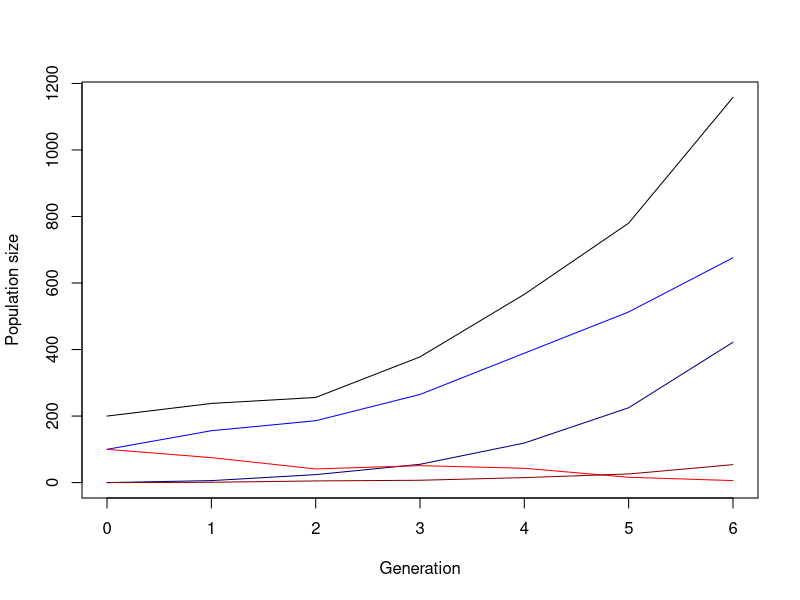

Write the R code that produced this figure. (Note: this script raises an error after producing the figure.)
## ---- chunk 1
simulate_one_gen <- function(N_wd, N_wb, N_sd, N_sb, decay_rate_wm, decay_rate_sm, s_wm, s_sm, m_rate_wm, m_rate_sm) {
  # draw offspring according to Poisson distribution
  offsp_wd <- rpois(1, N_wd * (1-decay_rate_wm-s_wm))
  offsp_wb <- rpois(1, N_wb * (1-decay_rate_wm+s_wm))
  offsp_sd <- rpois(1, N_sd * (1-decay_rate_sm-s_sm))
  offsp_sb <- rpois(1, N_sb * (1-decay_rate_sm+s_sm))
  # draw new mutants according to Poisson distribution
  mut_wd_to_wb <- rpois(1, offsp_wd * m_rate_wm)
  mut_sd_to_sb <- rpois(1, offsp_sd * m_rate_sm)
  mut_wb_to_wd <- rpois(1, offsp_wb * m_rate_wm)
  mut_sb_to_sd <- rpois(1, offsp_sb * m_rate_sm)
  
  # determine new population sizes of wild type and mutant
  N_wd_new <- max(offsp_wd - mut_wd_to_wb, 0)+(offsp_wd + mut_wb_to_wd)
  N_wb_new <- max(offsp_wb - mut_wb_to_wd, 0)+(offsp_wb + mut_wd_to_wb)
  N_sd_new <- max(offsp_sd - mut_sd_to_sb, 0)+(offsp_sd + mut_sb_to_sd)
  N_sb_new <- max(offsp_sb - mut_sb_to_sd, 0)+(offsp_sb + mut_sd_to_sb)
  
 return(c(N_wd_new, N_wb_new, N_sd_new, N_sb_new))
}
# Test the function
print(simulate_one_gen(N_wd=50, N_wb=0, N_sd=50, N_sb=0, decay_rate_wm=0.1, decay_rate_sm=0.2, s_wm=0.2, s_sm=0.4, m_rate_wm=0.1, m_rate_sm=0.1))
## ---- chunk 2
max_gen=1000
simulate_pop <- function(init_wd, init_wb,  init_sd, init_sb, decay_rate_wm, decay_rate_sm, s_wm, s_sm, m_rate_wm, m_rate_sm, max_gen) {
  # Create the vector in which to save the results
  pop_vector <- c(init_wd,init_wb, init_sd, init_wb)
  # initiate the variables
  pop_new <- c(init_wd, init_wb, init_sd, init_sb)
  
  # run the simulation until generation t_max
  for (i in 1:max_gen+1) {
    # redefine the current population one generation later
    pop_new <- simulate_one_gen(pop_new[1],pop_new[2],pop_new[3],pop_new[4], decay_rate_wm, decay_rate_sm, s_wm, s_sm, m_rate_wm, m_rate_sm)
    # add the new population sizes to the output vector
    pop_vector <- rbind(pop_vector,pop_new)
    # condition to stop the simulation before t_max: either the population exceeds 1.5 times the original population size, or it goes extinct
    if (pop_new[1]+pop_new[2]+pop_new[3]+pop_new[4]>=5*(init_wd+init_wb+ init_sd+init_sb) |                          pop_new[1]+pop_new[2]+pop_new[3]+pop_new[4]==0) break
}
  
  # define the row and column names of the output vector
  rownames(pop_vector) <- (0:max_gen)[1:length(pop_vector[,1])] # note that the vector has to be cut if the simulation stopped early
  colnames(pop_vector) <- c("wd","wb", "sd", "sb")
  # return the result
  return(pop_vector)	
}


# Test the function and plot the result
# set t_max to a value to be used througout
max_gen <- 1000
# create your simulation data
output <- simulate_pop(init_wd=100, init_wb=0,  init_sd=100, init_sb=0, decay_rate_wm=0.2, decay_rate_sm=0.4, s_wm=0.1, s_sm=0.2, m_rate_wm=0.1, m_rate_sm=0.1,max_gen)
# show the last few lines of the data table
print(tail(output))
# plot the output - note that the plot range and the x axis have to be adjusted based on the length of the table
# determine x axis range 
x_range <- 0:(length(output[,1])-1)
# this plots the total population size
plot(x_range,output[,1]+output[,2]+output[ ,3]+output[ ,4],type='l',ylim=c(0,max(output[,1]+output[,2]+output[ ,3]+output[ ,4])),xlab =  "Generation",ylab = "Population size")
# add number of wd individuals
lines(x_range,output[,1], col="blue")
# add number of wb individuals
lines(x_range,output[,2], col="navyblue")
# add number of sd individuals
lines(x_range,output[,3], col="red")
# add number of sb individuals
lines(x_range,output[,4], col="darkred")
## ---- chunk 3
# set some parameters to fixed values
init_wm <- 100
init_sm <- 0
m_rate_wm <- 0.001
m_rate_sm <- 0.001
decay_rate_wm <- 0.1
decay_rate_sm <- 0.6
s_wm <- 0.2
s_sm <- 0.8
max_gen <- 1000
# determine how often to run the simulation for each set of parameters
no_replicates <- 100

# set parameters to vary
s_values <- c(0.2,0.3,0.4)
r_values <- c(0.05,0.1,0.15)

# initialize data table - where to collect the results
data_table <- c()
# run the simulation across all chosen parameters
# loop over decay rates
for(rval in r_values){
  # loop over selection coefficients
  for(sval in s_values){
    # different way of running many simulations: make replicates using "repeat" function with a counter i
    # reset counter
    i<-1
    repeat {
      # increase counter by one
      i<-i+1
      # run the simulation once
      one_run <- simulate_pop(init_a,init_A,rval,sval,m_rate,max_gen)
      # determine total population sizes
      total_size <- one_run[,1]+one_run[,2]
      # determine minimum population size
      min_size <- min(total_size)
      # determine (first) generation at which this population size occurred
      min_gen <- as.numeric(which(total_size==min_size)[1])
      # enter the data into the table
      data_table <- rbind(data_table,c(rval,sval,min_gen,min_size)) # note that we add the varying parameters (decay rate and selection coefficient) to the table too
      # stop the repeated computation after no_replicates times
      if(i>no_replicates) break
    }
  }
}
# define column names of data table
colnames(data_table) <- c("r","s","min_gen","no_min")
# show the first lines of the output
print(head(data_table))
